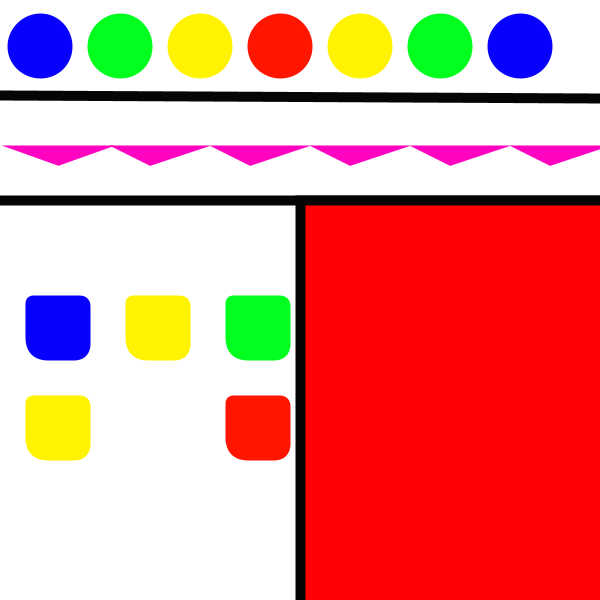
Frame 1 (no input)
Frame 60 (the mouse pressed at the canvas centre just before this capture): identical to frame 1, image omitted
Frame 120 (the mouse held since frame 60 and released just before this capture): identical to frame 1, image omitted

The Processing sketch that drew this single still picture (run headless with seeded random() and noise(); from frame 60 on, the mouse is pressed at the canvas centre):

// Processing sketch: processing_85680
// ── processing_85680.pde

// width and height are built in.
int centerX = 600 / 2;
int centerY = 600 / 2;
 
void setup() {
  size(600, 600); // window
  background(255, 0, 40); // color
  
}
 
void draw() {
  background(255,255,255);
  strokeWeight(10); // outline thickness
  stroke(57, 240, 2, 128); // color
  noFill();
  
  
  stroke( 255, 3, 192 ,255);
  triangle(30, 150, 58, 160, 86, 150);
  triangle( 130, 150, 150, 160, 180, 150);
  triangle( 230, 150, 250, 160, 280, 150);
  triangle( 330, 150, 350, 160, 380, 150);
  triangle( 430, 150, 450, 160, 480, 150);
  triangle( 530, 150, 550, 160, 580, 150);
  
  
  
  
  strokeWeight(10);
  stroke( 5, 5, 5, 255);
  line(0, 200, 1000, 200);
  line(0, 95, 1000, 100);
  fill(255, 0, 4, 255);
  rect(300, 200, 550, 550);
  
 
 
  strokeWeight(10);
  stroke( 7, 0, 255, 255);
  fill(7, 0, 255, 255);
  ellipse(40, 46, 55, 55);
  
  stroke( 0, 255, 31, 255);
  fill(0, 255, 31, 255);
  ellipse(120, 46, 55, 55);
  
  stroke( 255, 243, 0, 255);
  fill(255, 243, 0, 255);
  ellipse(200, 46, 55, 55);
  
  stroke( 255, 21, 0, 255);
  fill(255, 21, 0, 255);
  ellipse(280, 46, 55, 55);
  
  stroke( 255, 243, 0, 255);
  fill(255, 243, 0, 255);
  ellipse(360, 46, 55, 55);
  
  stroke( 0, 255, 31, 255);
  fill(0, 255, 31, 255);
  ellipse(440, 46, 55, 55);
  
  stroke( 7, 0, 255, 255);
  fill(7, 0, 255, 255);
  ellipse(520, 46, 55, 55);
  
  rect(30, 300, 55, 55, 3, 6, 12, 18);
  
  stroke( 255, 243, 0, 255);
  fill(255, 243, 0, 255);
  rect(30, 400, 55, 55, 3, 6, 12, 18);
  
  rect(130, 300, 55, 55, 3, 6, 12, 18);
  
 stroke( 0, 255, 31, 255);
  fill(0, 255, 31, 255);
  rect(230, 300, 55, 55, 3, 6, 12, 18);
  
  stroke( 255, 21, 0, 255);
  fill(255, 21, 0, 255);
  rect(230, 400, 55, 55, 3, 6, 12, 18);
  
 
  
  
}
